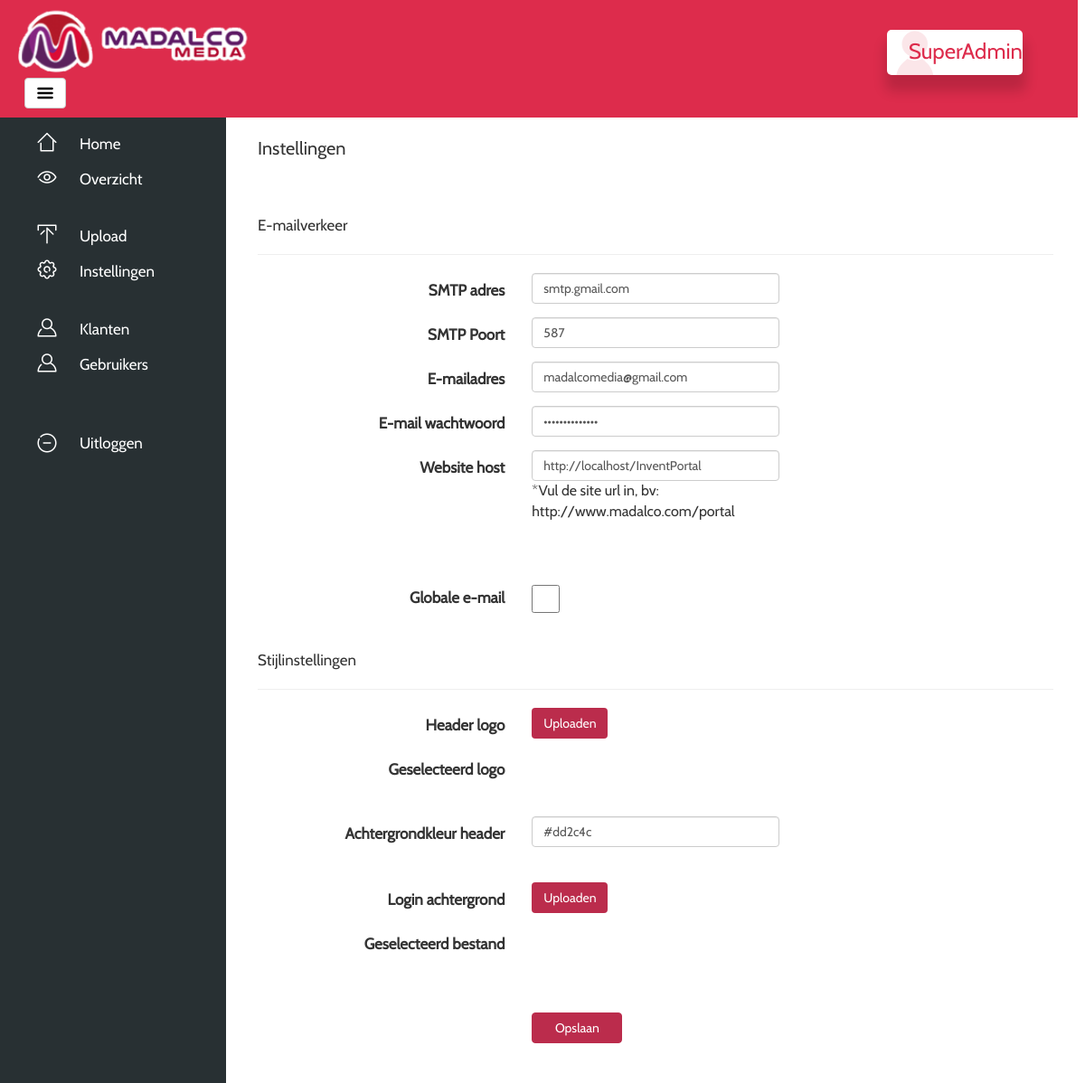
The app's page /?page=settings (signed in) with its own data.
### tables this page shows
CREATE TABLE `settings` (
  `id` int(11) NOT NULL,
  `SMTP` varchar(64) NOT NULL,
  `SMTPport` varchar(64) NOT NULL,
  `Email` varchar(64) NOT NULL,
  `Mailpass` varchar(64) NOT NULL,
  `Logo` varchar(100) NOT NULL,
  `Header` varchar(64) NOT NULL,
  `Host` varchar(64) NOT NULL,
  `globalmail` tinyint(1) NOT NULL,
  `contactmail` varchar(64) NOT NULL,
  `background` varchar(64) NOT NULL
);

CREATE TABLE `users` (
  `id` int(11) NOT NULL,
  `profimg` varchar(100) NOT NULL DEFAULT 'profile.png',
  `naam` varchar(60) NOT NULL,
  `email` varchar(60) NOT NULL,
  `altmail` varchar(60) NOT NULL,
  `paswoord` varchar(256) NOT NULL,
  `permgroup` int(11) NOT NULL DEFAULT '2',
  `bedrijfsnaam` varchar(64) NOT NULL,
  `adres` varchar(64) NOT NULL,
  `postcode` varchar(8) NOT NULL,
  `plaats` varchar(64) NOT NULL,
  `lang` varchar(4) NOT NULL DEFAULT 'nl',
  `active` tinyint(1) NOT NULL DEFAULT '1',
  `paswoordvergeten` varchar(256) NOT NULL,
  `passresetdate` datetime NOT NULL
);

### config/constants.php (called while the page is built, shortened)
<?php
$user = new UserController();
if(isset($_SESSION['usr_id'])) {
 $usr = $user->getUserById($_SESSION['usr_id']);
}
if($usr['lang']) {
 switch($usr['lang']) {
  default:
   $language = 'nl';
   break;
 }
}
else {
 include_once 'language/nl.php';
}

### app/Controller/UserController.php (called while the page is built, shortened)
<?php
class UserController
{
    private $model;
    public function __construct()
    {
        $this->model = new User();
    }
    public function getPermission($row, $perm)
    {
        return $this->model->getPermission($row, $perm);
    }
    public function getAdminSettings()
    {
        return $this->model->getAdminSettings();
    }
    public function getPermissionGroup($id)
    {
        return $this->model->getPermissionGroup($id);
    }
    public function getUserById($id)
    {
        return $this->model->getUserById($id);
    }
}

### app/Model/User.php (called while the page is built, shortened)
<?php
class User
{
    private $db;
    public function __construct()
    {
        $this->db = new DbUser();
    }
    public function getAdminSettings()
    {
        return $this->db->getAdminSettings();
    }
    public function getPermission($row, $perm)
    {
        return $this->db->getPermission($row, $perm);
    }
    public function getPermissionGroup($id)
    {
        return $this->db->getPermissionGroup($id);
    }
    public function getUserById($id)
    {
        return $this->db->getUserById($id);
    }
}

### app/Model/DbUser.php (called while the page is built, shortened)
<?php
class DbUser extends Database
{
    public function getAdminSettings()
    {
        $sql = "SELECT * FROM `settings` WHERE `id` = '0'";
        if ($result = $this->dbQuery($sql)) {
            return mysqli_fetch_assoc($result);
        }
        return false;
    }
    public function getPermission($row, $perm)
    {
        $sql = "SELECT * FROM `permissions` WHERE `permission` = '{$perm}'";
        $result = $this->dbQuery($sql);
        $value = mysqli_fetch_assoc($result);
        $sql1 = "SELECT * FROM `permgroup` WHERE `userperm` = '{$row}'";
        $result1 = $this->dbQuery($sql1);
        $value1 = mysqli_fetch_assoc($result1);
        $groupname = $value1['name'];
        if ($value) {
            return $value[$groupname];
        }
    }
    public function getPermissionGroup($id)
    {
        $sql = "SELECT `permgroup` FROM `users` WHERE `id` = '{$id}'";
        if ($result = $this->dbQuery($sql)) {
            return mysqli_fetch_assoc($result);
        }
    }
    public function getUserById($id)
    {
        $sql = "SELECT * FROM `users` WHERE `id` = '{$id}'";
        $result = $this->dbQuery($sql);
        $value = mysqli_fetch_assoc($result);
        if ($value) {
            return $value;
        }
    }
}

### app/Model/Database.php (called while the page is built, shortened)
<?php
class Database
{
    protected $connection = null;
    public function __construct()
    {
        $this->connection = mysqli_connect(DB_SERVER, DB_USER, DB_PASS, DB_NAME) or die("There was a problem connecting to the database");
    }
    public function dbQuery($query)
    {
        $this->query_result = $this->connection->query($query);
        return $this->query_result;
    }
}

### config/load.php (called while the page is built, shortened)
<?php
require '../config/constants.php';

### app/Model/permissions.php (called while the page is built, shortened)
<?php
$user = new UserController();
if (isset($_SESSION['usr_id'])) {
    $leid = $user->getPermissionGroup($_SESSION['usr_id']);
    $permgroup = $leid['permgroup'];
}

### app/view/settings.php (the view, shortened to what this page needs)
<div id="page-content-wrapper">
    <div class="container-fluid">
        <div class="row">
            <div class="col-lg-12">
                <p class="NameText"><?= TEXT_SETTINGS ?></p>
                <br>
                <br>
                <p class="ClientFormText"><?= TEXT_EMAIL_TRAFFIC ?></p>
                <hr size="1">
                <form method="post" enctype="multipart/form-data" class="form-horizontal" action="?page=settingsupload">
                    <div class="form-group">
                        <label class="col-md-4 control-label" for="textinput"><?= SMTP_ADRES ?></label>
                        <div class="col-md-4">
                            <input class="form-control input-md" id="textinput" maxlength="64" required type="text"
                                   name="smtp" size="50" value="<?= $admin['SMTP'] ?>">
                        </div>
                    </div>
                    <div class="form-group">
                        <label class="col-md-4 control-label" for="textinput"><?= SMTP_PORT ?></label>
                        <div class="col-md-4">
                            <input class="form-control input-md" id="textinput" maxlength="64" required type="text"
                                   name="smtpport" size="50" value="<?= $admin['SMTPport'] ?>">
                        </div>
                    </div>
                    <div class="form-group">
                        <label class="col-md-4 control-label" for="textinput"><?= TEXT_EMAIL ?></label>
                        <div class="col-md-4">
                            <input class="form-control input-md" id="textinput" maxlength="64" required type="text"
                                   name="email" size="50" value="<?= $admin['Email'] ?>">
                        </div>
                    </div>
                    <div class="form-group">
                        <label class="col-md-4 control-label" for="textinput"><?= TEXT_EMAIL_PASS ?></label>
                        <div class="col-md-4">
                            <input class="form-control input-md" id="textinput" maxlength="64" required type="password"
                                   name="emailpassword" size="50" value="<?= $admin['Mailpass'] ?>">
                        </div>
                    </div>
                    <div class="form-group">
                        <label class="col-md-4 control-label" for="textinput"><?= WEBSITE_HOST ?></label>
                        <div class="col-md-4">
                            <input class="form-control input-md" id="textinput" maxlength="64" required type="text"
                                   name="host" size="50" value="<?= $admin['Host'] ?>"
                                   placeholder="http://www.madalcomedia.com">
                            <span style="font-size:16px;">*<?= TEXT_WEBSITE_URL ?></span>
                        </div>
                    </div>
                    <br />
                    <br />
                    <div class="form-group">
                        <label class="col-md-4 control-label" for="textinput"><?= TEXT_GLOBAL_MAIL ?></label>
                        <div class="col-md-4">
                            <input type="checkbox" name="checker" style="width: 31px; height: 33px; float: left;" id="isGlobalMail" onclick="checkStatus()" <?php if($admin['globalmail']){ echo 'checked'; } ?>>
                        </div>
                    </div>
                    <br>
                    <p class="ClientFormText"><?= TEXT_STYLE_SETTINGS ?></p>
                    <hr size="1">
                    <div class="form-group">
                        <label class="col-md-4 control-label" for="textinput"><?= TEXT_HEADER_LOGO ?></label>
                        <div class="col-md-4">
                            <label for="file-upload" class="custom-file-upload">
                                <i class="fa fa-cloud-upload"></i> <?= BUTTON_UPLOAD ?>
                            </label>
                        </div>
                    </div>
                    <div class="form-group">
                        <label class="col-md-4 control-label" for="textinput"><?= TEXT_SELECTED_LOGO ?></label>
                        <div class="col-md-4">
                            <output id="list"></output>
                        </div>
                    </div>
                    <br />
                    <div class="form-group">
                        <label class="col-md-4 control-label" for="textinput"><?= TEXT_BACKGROUND_COLOR_HEADER ?></label>
                        <div class="col-md-4">
                            <input class="form-control input-md" id="textinput" maxlength="64" required type="text"
                                   name="headerkleur" size="50" value="<?= $admin['Header'] ?>"
                                   placeholder="#dd2c4c/rgb(..,..,..)">
                        </div>
                    </div>
                    <br />
                    <div class="form-group">
                        <label class="col-md-4 control-label" for="textinput"><?= TEXT_LOGIN_BACKGROUND ?></label>
                        <div class="col-md-4">
                            <label for="file-upload1" class="custom-file-upload">
                                <i class="fa fa-cloud-upload"></i> <?= BUTTON_UPLOAD ?>
                            </label>
                        </div>
                    </div>
                    <div class="form-group">
                        <label class="col-md-4 control-label" for="textinput"><?= TEXT_SELECTED_FILE ?></label>
                        <div class="col-md-4">
                            <output id="list1"></output>
                        </div>
                    </div>
                    <br />
                    <br />
                    <div class="form-group">
                        <label class="col-md-4 control-label" for="textinput"></label>
                        <div class="col-md-4">
                            <input class="btn btn-primary btn-success" name="submit"
                                   style="max-width: 100px; background-color: #bb2c4c; border: 1px solid #bb2c4c"
                                   type="submit" value="<?= BUTTON_SAVE ?>">
                        </div>
                    </div>
                </form>
            </div>
        </div>
    </div>
</div>

### app/view/header.php (shortened to what this page needs)
<?php
require_once DIR_MODEL . 'permissions.php';
if (isset($_SESSION['usr_id'])) {
    $myuser = $user->getUserById($_SESSION['usr_id']);
    $myuser = $myuser['naam'];
} else if (isset($user)) {
    $thisuser = $user->getUserById($session->getUserId());
    $myuser = $thisuser['naam'];
} else {
    echo 'User';
}
$settings = new UserController();
$admin = $settings->getAdminSettings();
if (isset($_SESSION['accorduserid']) && !isset($_SESSION['usr_id'])) {
    $userinfo = $user->getUserById($_SESSION['accorduserid']);
    $imgsrc = 'icons/profile.png';
} else {
    $userinfo = $user->getUserById($_SESSION['usr_id']);
    if ($userinfo['profimg'] !== null) {
        $imgsrc = DIR_IMG . $userinfo['profimg'];
    } else {
        $imgsrc = '../icons/profile.png';
    }
}
?>
    <html lang="<?= $language ?>">
    <head>
        <link href="css/bootstrap.min.css" rel="stylesheet">
        <link href="css/select2.min.css" rel="stylesheet"/>
        <link href="css/styles.css" rel="stylesheet">
        <link rel="stylesheet" type="text/css" href="css/dropzone.css" />
        <link rel="stylesheet" href="css/jquery-ui.css">
        <link rel="stylesheet" href="css/jquery.dataTables.min.css">
    </head>
<body>
    <div id="header" style="background: <?= $admin['Header']; ?>">
        <div id="MenuSide">
            <img src="<?= DIR_PUBLIC . $admin['Logo'] ?>" style="width:auto;height:75%;"/>
        </div>
        <div id="MenuButton">
            <a href="#menu-toggle" class="btn btn-default" id="menu-toggle"><img src="icons/menu-alt-20.png"></a>
        </div>
    </div>
    <div id="NameSide">
        <a style="text-decoration: none;" href="?page=profile">
            <div id="UserBlock" style="text-decoration: none;">
                <div id="UserBlockImage" style="background-image: url('<?= $imgsrc ?>');"></div>
                <h3 id="LoggedInAs"><?= $myuser ?></h3>
            </div>
        </a>
    </div>
<div id="wrapper">
    <div id="sidebar-wrapper">
        <ul class="sidebar-nav">
            <li class="nav-button-home">
                <a href="?page=dashboard"><?= TEXT_HOME ?></a>
            </li>
            <li class="nav-button-all">
                <a href="?page=overview"><?= TEXT_OVERVIEW ?></a>
            </li>
            <br/>
            <?php if ($user->getPermission($permgroup, 'CAN_UPLOAD') == 1) { ?>
                <li class="nav-button-upload">
                    <a href="?page=uploadoverview"><?= TEXT_UPLOAD ?></a>
                </li>
            <?php } ?>
            <?php if ($user->getPermission($permgroup, 'CAN_EDIT_SETTINGS') == 1) { ?>
                <li class="nav-button-settings">
                    <a href="?page=settings"><?= TEXT_SETTINGS ?></a>
                </li>
            <?php } ?>
            <br/>
            <?php if ($user->getPermission($permgroup, 'CAN_SHOW_KLANTPAGINA') == 1) { ?>
                <li class="nav-button-users">
                    <a href="?page=manageclients"><?= TEXT_CLIENT ?></a>
                </li>
            <?php } ?>
            <?php if ($user->getPermission($permgroup, 'CAN_SHOW_USERS') == 1) { ?>
                <li class="nav-button-users">
                    <a href="?page=manageusers"><?= TEXT_USER ?></a>
                </li>
            <?php } ?>
            <br/>
            <br/>
            <li class="nav-button-logout">
                <a href="?page=logout"><?= TEXT_LOGOUT ?></a>
            </li>
        </ul>
    </div>

### records on screen
settings: Logo (picture), smtp "smtp.gmail.com", smtpport "587", email "madalcomedia@gmail.com", host "http://localhost/InventPortal", headerkleur "#dd2c4c"
users: profimg (placeholder picture), naam "SuperAdmin"

### other values on screen
TEXT_HOME "Home"
TEXT_OVERVIEW "Overzicht"
TEXT_UPLOAD "Upload"
TEXT_SETTINGS "Instellingen"
TEXT_CLIENT "Klanten"
TEXT_USER "Gebruikers"
TEXT_LOGOUT "Uitloggen"
TEXT_EMAIL_TRAFFIC "E-mailverkeer"
SMTP_ADRES "SMTP adres"
SMTP_PORT "SMTP Poort"
TEXT_EMAIL "E-mailadres"
TEXT_EMAIL_PASS "E-mail wachtwoord"
WEBSITE_HOST "Website host"
TEXT_WEBSITE_URL "Vul de site url in, bv: http://www.madalco.com/portal"
TEXT_GLOBAL_MAIL "Globale e-mail"
